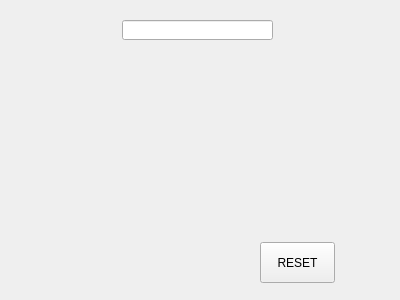
<?xml version="1.0" encoding="UTF-8"?>
<ui version="4.0">
 <class>Game</class>
 <widget class="QWidget" name="Game">
  <property name="geometry">
   <rect>
    <x>0</x>
    <y>0</y>
    <width>400</width>
    <height>300</height>
   </rect>
  </property>
  <property name="windowTitle">
   <string>game</string>
  </property>
  <widget class="QWidget" name="gridLayoutWidget">
   <property name="geometry">
    <rect>
     <x>80</x>
     <y>70</y>
     <width>231</width>
     <height>151</height>
    </rect>
   </property>
   <layout class="QGridLayout" name="gridLayout"/>
  </widget>
  <widget class="QLineEdit" name="lineEdit">
   <property name="geometry">
    <rect>
     <x>122</x>
     <y>20</y>
     <width>151</width>
     <height>20</height>
    </rect>
   </property>
  </widget>
  <widget class="QPushButton" name="pushButton">
   <property name="geometry">
    <rect>
     <x>260</x>
     <y>242</y>
     <width>75</width>
     <height>41</height>
    </rect>
   </property>
   <property name="text">
    <string>RESET</string>
   </property>
  </widget>
 </widget>
 <layoutdefault spacing="6" margin="11"/>
 <resources/>
 <connections/>
</ui>
